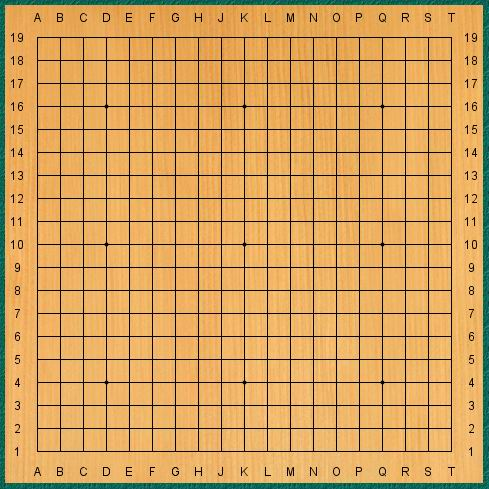
#> input picture opencv/Corner Detection/img/go_board.jpg, 489 x 489 px, found by its file name
$ jupyter execute Untitled.ipynb   (shell and % lines are left out)
#> lines starting #> are read from the running program, lines starting #| are printed output that depends on the picture; after the words box and inside, x2 and y2 are one past the last pixel; in counts of white or black regions, pixels touching at a corner belong together
# Part A. Image Analysis with Human Eye

[cell 1]
import cv2
import numpy as np

import matplotlib.pyplot as plt

[cell 2]
img = cv2.imread("img\\go_board.jpg")
#> img is the input picture: shape (489, 489, 3); mean B, G, R 94.7, 162.1, 211.7
img = cv2.cvtColor(img, cv2.COLOR_BGR2RGB)
plt.imshow(img)

## A1. Convert the image to Gray Scale

Gray scale is a color with light intensity from 0 to 255. Computer can identify the strength of pixels easily

[cell 3]
gray_img = cv2.cvtColor(img, cv2.COLOR_RGB2GRAY)
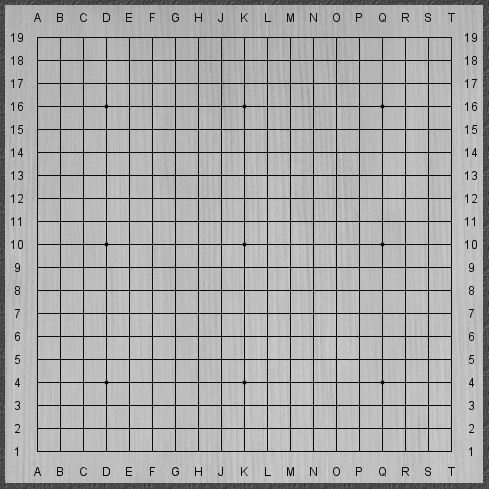
#> gray_img: shape (489, 489); min 2, max 222, mean 169.3
plt.imshow(gray_img, cmap="gray")

## A2. Data Observation

[cell 4]
print("Highest intensity of the go board is: %d"%(gray_img.max()))
#| Highest intensity of the go board is: 222
print("Lowest intensity of the go board is: %d"%(gray_img.min()))
#| Lowest intensity of the go board is: 2

[cell 5]
dst = cv2.cornerHarris(src=gray_img,blockSize=2,ksize=3,k=0.04)
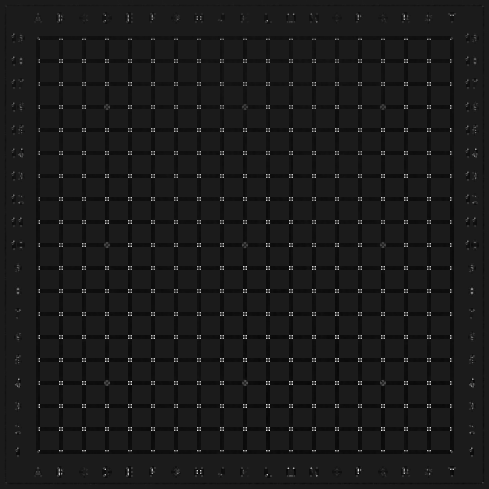
#> dst: shape (489, 489) float32; min -0.0046, max 0.0374, mean -0.000202; drawn with min black and max white
dst = cv2.dilate(dst,None)
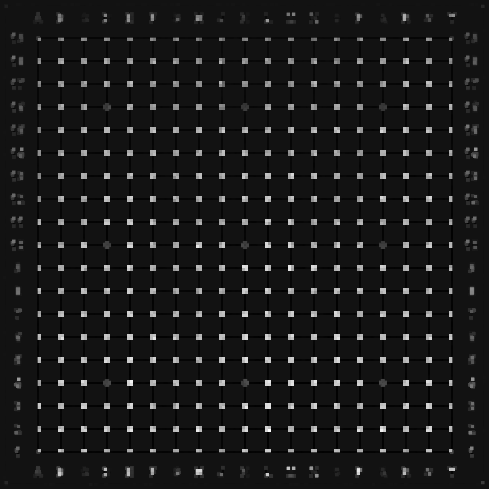
#> dst: shape (489, 489) float32; min -0.00294, max 0.0374, mean 0.00118; drawn with min black and max white

[cell 6]
img_copy = img.copy()
img_copy[dst>0.3*dst.max()]=[255,0,0]
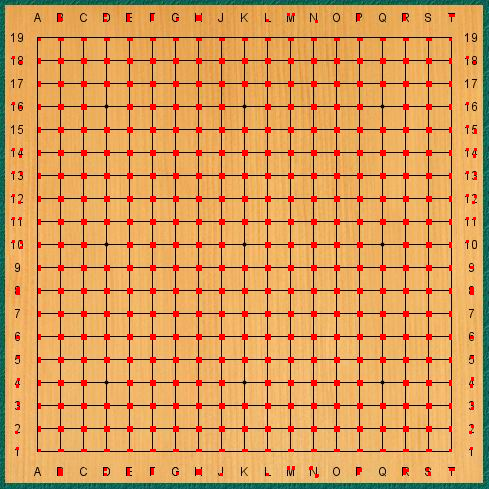
#> img_copy: shape (489, 489, 3); mean R, G, B 216.3, 155.6, 90.4
#> the sliders are set to x = 0.5, blockSize = 5, ksize = 16

plt.imshow(img_copy)

# Part B. All in one code driven by widegets

[cell 7]
import ipywidgets as widgets
from ipywidgets import HBox, VBox
import numpy as np
import matplotlib.pyplot as plt
from IPython.display import display
import cv2
import numpy as np

[cell 8]
@widgets.interact(x=(0, 1.00000), blockSize=(1,10), ksize=(3,30))
def f(x=0, blockSize=1, ksize=3):
#> called with x = 0.5, blockSize = 5, ksize = 16
    if ksize%2==0:
        ksize+=1
    dst = cv2.cornerHarris(src=gray_img,blockSize=blockSize,ksize=ksize,k=0.04)
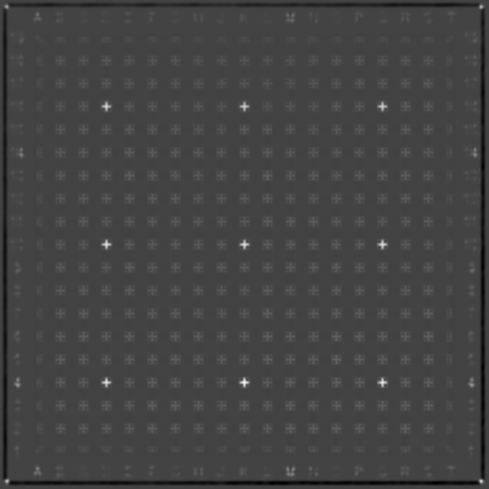
#> dst: shape (489, 489) float32; min -1.76e+12, max 4.84e+12, mean 2.97e+09; drawn with min black and max white
    dst = cv2.dilate(dst,None)
    img_copy = img.copy()
    img_copy[dst>x*dst.max()]=[255,0,0]
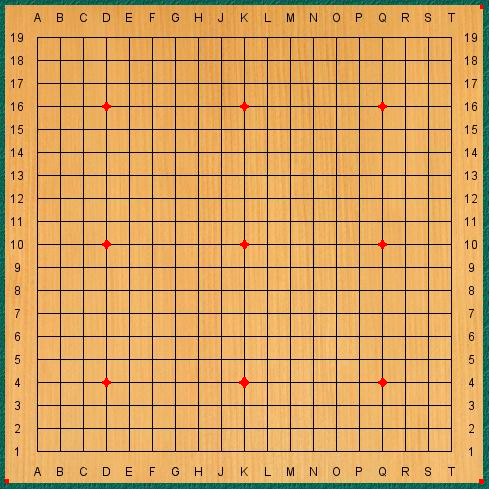
#> img_copy: shape (489, 489, 3); mean R, G, B 212, 161.9, 94.6

    plt.imshow(img_copy)

# Part C. Play with other image "tshirt"

[cell 9]
img2 = cv2.imread("img/tshirt.jpg")
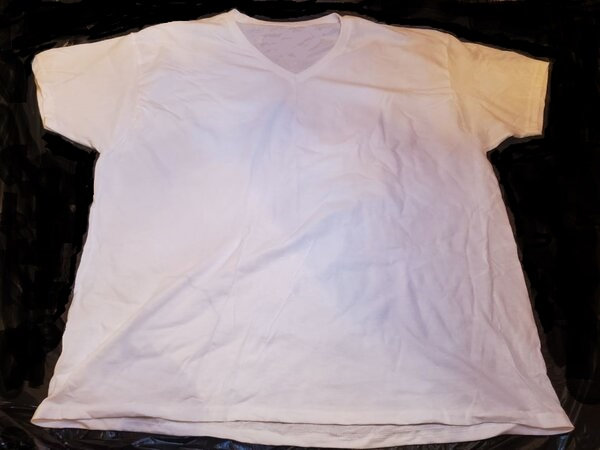
#> input picture opencv/Corner Detection/img/tshirt.jpg, 600 x 450 px
#> img2 is the input picture: shape (450, 600, 3); mean B, G, R 135.1, 131.8, 143.6
img2_gray = cv2.cvtColor(img2, cv2.COLOR_RGB2GRAY)
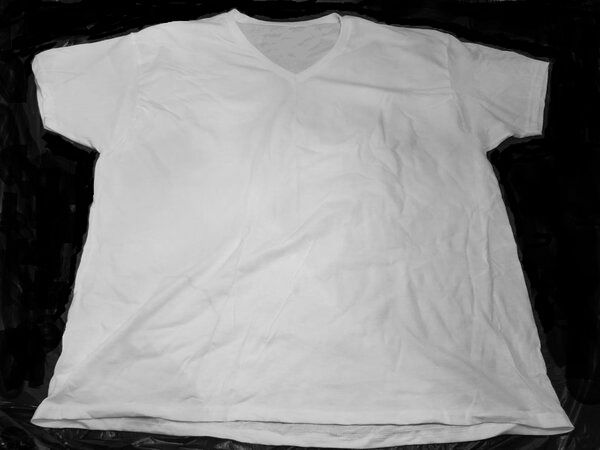
#> img2_gray: shape (450, 600); min 0, max 222, mean 134.2
#> the sliders are set to x = 0.5, blockSize = 5, ksize = 16
plt.imshow(img2_gray, cmap="gray")

[cell 10]
@widgets.interact(x=(0, 1.00000), blockSize=(1,10), ksize=(3,30))
def f(x=0, blockSize=1, ksize=3):
#> called with x = 0.5, blockSize = 5, ksize = 16
    if ksize%2==0:
        ksize+=1
    dst = cv2.cornerHarris(src=img2_gray,blockSize=blockSize,ksize=ksize,k=0.04)
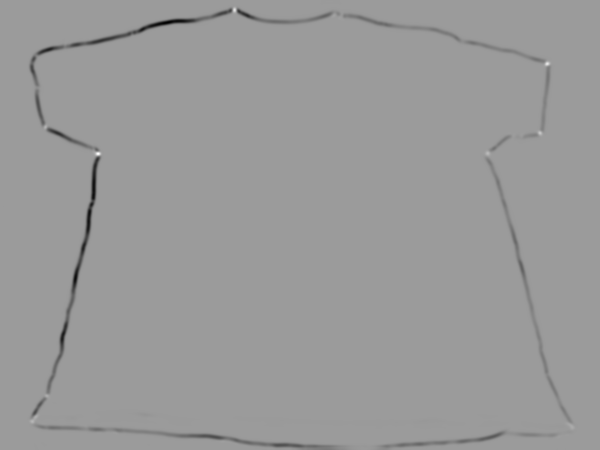
#> dst: shape (450, 600) float32; min -1.2e+13, max 7.71e+12, mean -1.07e+11; drawn with min black and max white
    dst = cv2.dilate(dst,None)
    img2_copy = img2.copy()
    img2_copy[dst>x*dst.max()]=[255,0,0]
#> img2_copy: shape (450, 600, 3); 0.02% of pixels changed, all inside (x1, y1, x2, y2) = (95, 8, 550, 156)

    plt.imshow(img2_copy)
